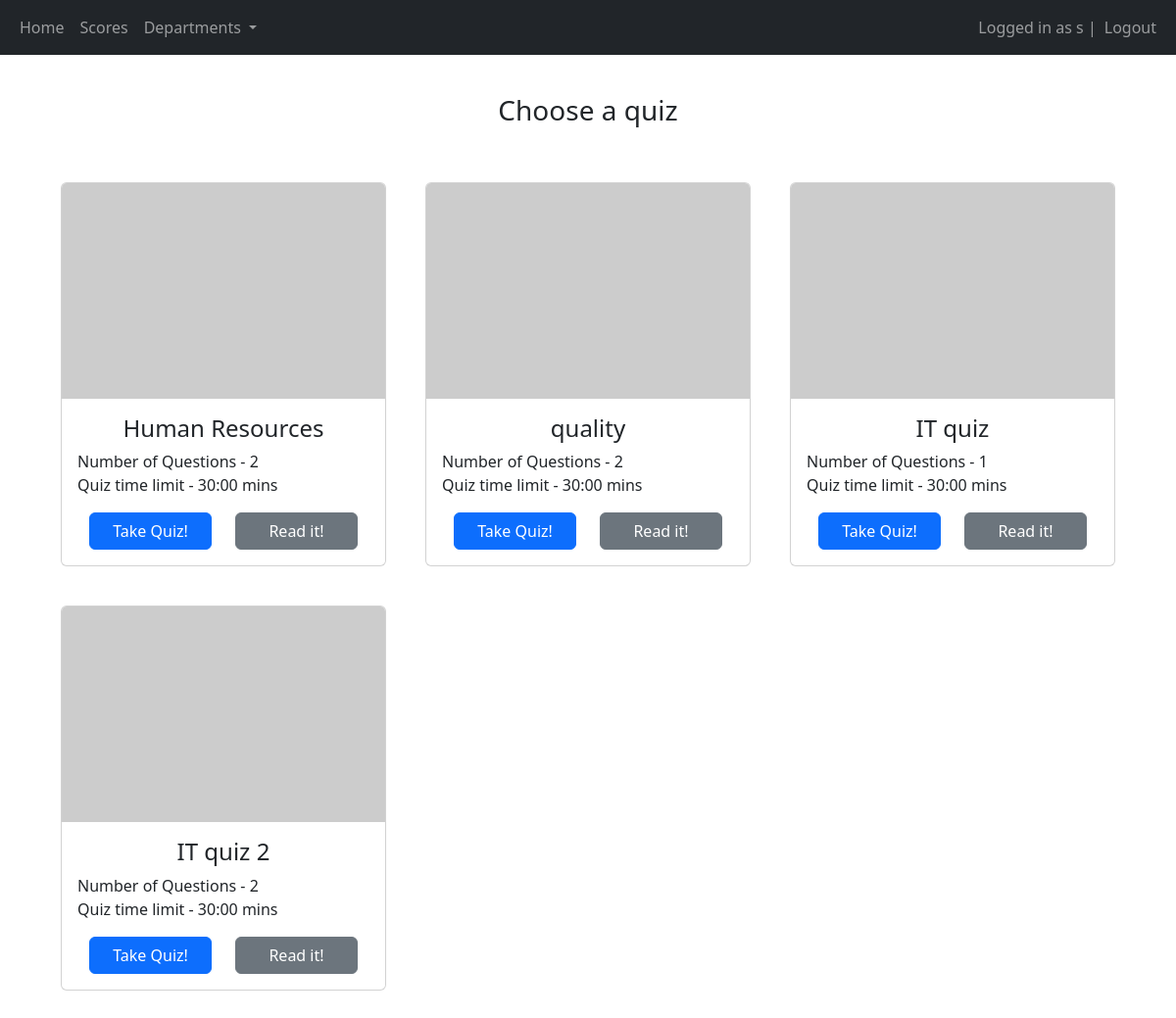
Page /quiz/home (signed in) on the earlier database version.
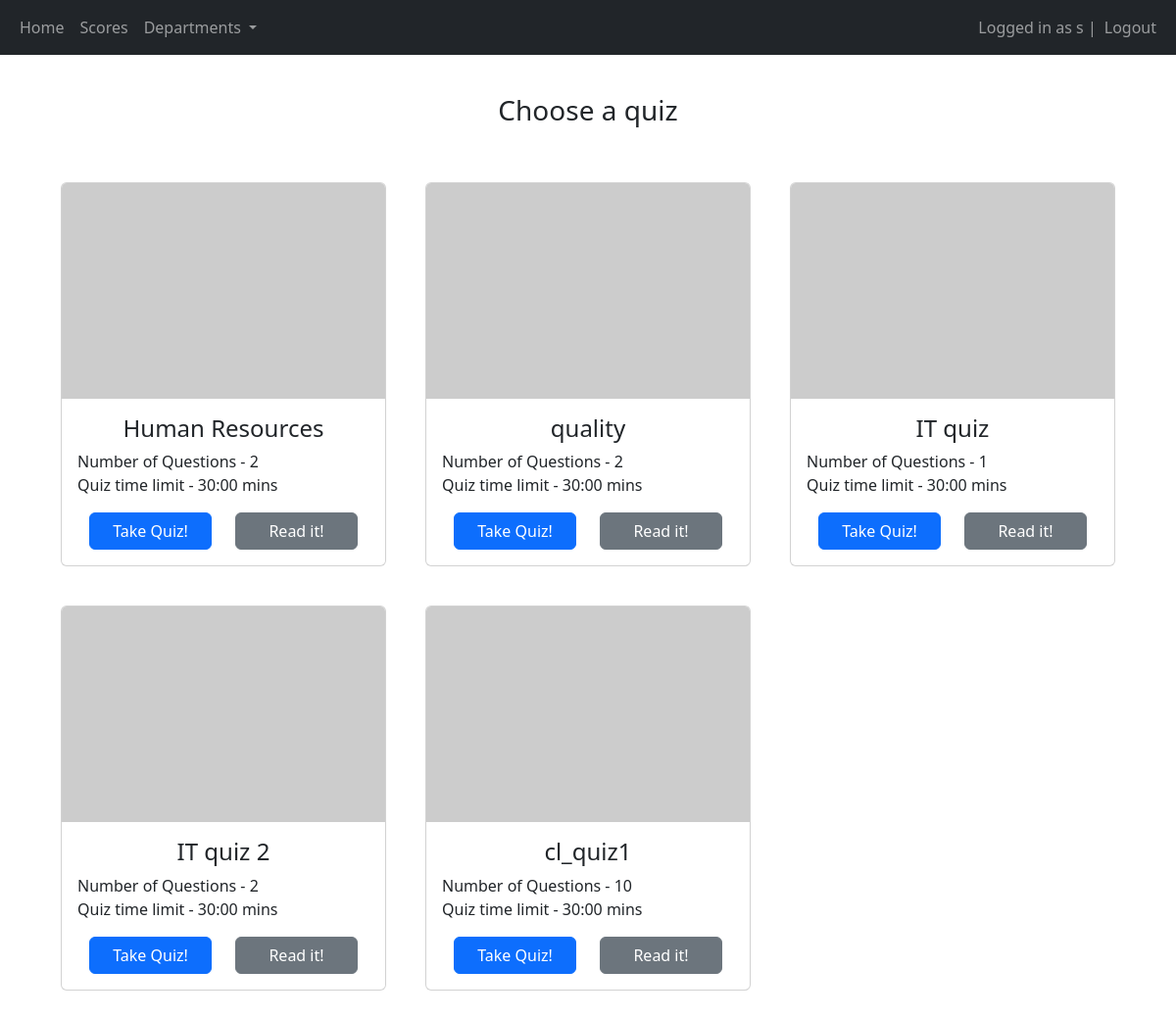
Same page on the later database version.
### quiz/models.py (models this page shows, shortened)
class Quiz(models.Model):
    title = models.CharField(max_length=100, unique=True)
    department = models.ForeignKey(Department, on_delete=models.CASCADE)

### quiz/views.py (the view)
# urls.py: path("home", views.quizhome, name="quiz_home"),
@login_required(login_url="/login")
def quizhome(request):
    user = request.user
    try:
        department = user.employee.department
    except Employee.DoesNotExist:
        return redirect(reverse("choose_department"))
    return render(request, "quiz/home.html", {"quiz":Quiz.objects.all()})

### quiz/templates/quiz/home.html (shortened to what this page needs)
{% extends "quiz/base.html" %}
{% block content %}
<h1 class="text-center"> Quiz home </h1>
<div class="container">
    <h3 class="text-center my-5">Choose a quiz</h3>
        <div class="row">
            {% for q in quiz %}
                {% if q.question_set.count > 0 %}
            <div class="col-lg-4 mb-4">
                <div class="card mx-2 my-2">
                    <img src="https://picsum.photos/300/200" class="card-img-top" alt="...">
                    <div class="card-body">
                        <h4 class="card-title text-center">{{q.title}}</h4>
                        <p class="card-text">Number of Questions - {{ q.question_set.count }}<br>Quiz time limit - 30:00 mins</p>
                        <div class="container">
                            <div class="row align-items-center">
                                <div class="col">
                                    <a class="btn btn-primary w-100" href="{% url 'quiz:landing_page' q.id %}">Take Quiz!</a>
                                </div>
                                <div class="col">
                                    <a class="btn btn-secondary w-100" href="{{q.title}}/reading">Read it!</a>
                                </div>
                            </div>
                        </div>
                    </div>
                </div>
            </div>
                {% endif %}
            {%endfor%}
        </div>
</div>
{% endblock %}

### quiz/templates/quiz/base.html (shortened to what this page needs)
<!DOCTYPE html>
<html lang="en">
<head>
    <link href="https://cdn.jsdelivr.net/npm/bootstrap@5.3.2/dist/css/bootstrap.min.css" rel="stylesheet">
</head>
<body>
    <nav class="navbar navbar-expand-lg navbar-dark bg-dark fixed-top">
        <div class="container-fluid">
            <div>
                <ul class="navbar-nav">
                    <li class="nav-item">
                        <a class="nav-link" href="{% url 'quiz:quiz_home' %}">Home</a>
                    </li>
                    <li class="nav-item">
                        <a class="nav-link" href="{% url 'quiz:scores' %}"> Scores</a>
                    </li>
                    <li class="nav-item dropdown">
                        <a class="nav-link dropdown-toggle" href="#" id="departmentsDropdown" role="button" data-bs-toggle="dropdown" aria-expanded="false">
                            Departments
                        </a>
                    </li>
                </ul>
            </div>
            <div>
                <ul class="navbar-nav">
                    {% if user.is_authenticated %}
                        <span class="navbar-text">Logged in as {{ user.username }} | </span>
                        <a class="nav-link" href="/logout">Logout</a>
                    {% else %}
                        <li class="nav-item">
                            <a class="nav-link" href="/login">Login</a>
                        </li>
                    {% endif %}
                </ul>
            </div>
        </div>
    </nav>
    <div class="flex-wrap">
        <div class="container"> {% block content %} {% endblock %} </div>
    </div>
</body>
</html>

Differences in the rows shown:
added Quiz: title "cl_quiz1", question_set.count "10"
